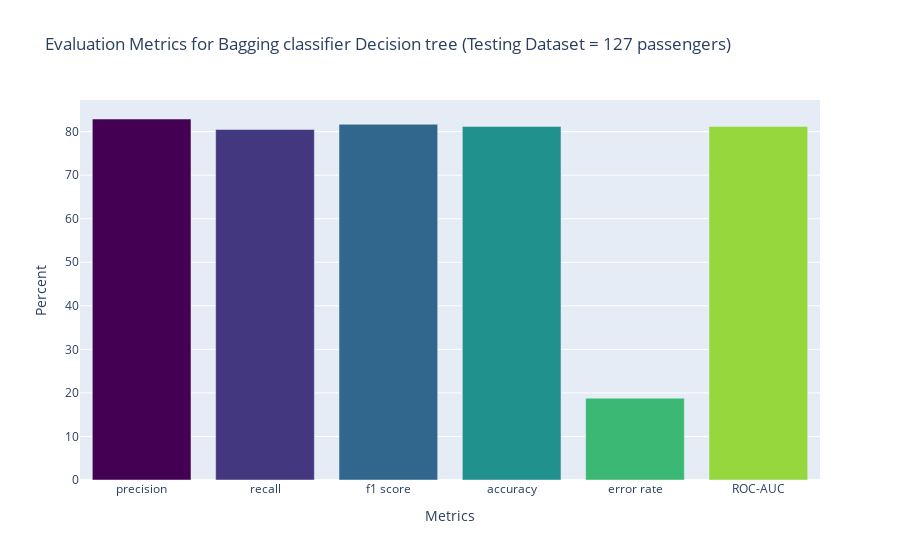

The notebook cell saved with this chart:
### Code cell
# Convert that into a visualization.
mydata = [go.Bar(
    x=list(evals.keys()),
    y=list(evals.values()),
    marker=dict(color=Viridis[::12])
)]

mylayout = go.Layout(
    title='Evaluation Metrics for Bagging classifier Decision tree (Testing Dataset = 127 passengers)',
    xaxis = {'title': 'Metrics'},
    yaxis = {'title': 'Percent'}, 

)
fig = go.Figure(data=mydata, layout=mylayout)
fig

### Figure 1 — Plotly figure (JSON) as saved in the notebook; plotly's stock layout.template omitted (floating-point values rounded to 4 significant figures)
{"data": [{"marker": {"color": ["#440154", "#433880", "#31678d", "#21918d", "#3cb875", "#97d73e"]}, "type": "bar", "x": ["precision", "recall", "f1 score", "accuracy", "error rate", "ROC-AUC"], "y": [82.9, 80.5, 81.7, 81.2, 18.8, 81.2]}], "layout": {"autosize": true, "title": {"text": "Evaluation Metrics for Bagging classifier Decision tree (Testing Dataset = 127 passengers)"}, "xaxis": {"autorange": true, "range": [-0.5, 5.5], "title": {"text": "Metrics"}, "type": "category"}, "yaxis": {"autorange": true, "range": [0, 87.26], "title": {"text": "Percent"}, "type": "linear"}}}
